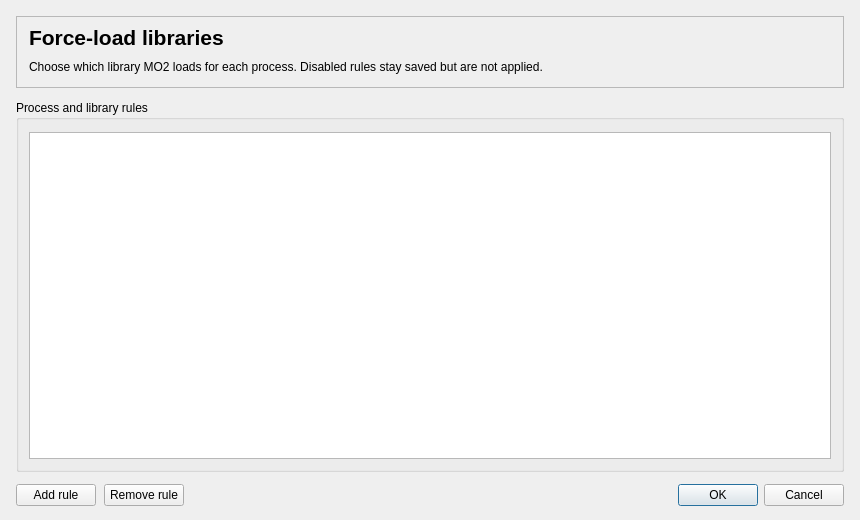
<?xml version="1.0" encoding="UTF-8"?>
<ui version="4.0">
 <class>ForcedLoadDialog</class>
 <widget class="QDialog" name="ForcedLoadDialog">
  <property name="geometry"><rect><x>0</x><y>0</y><width>860</width><height>520</height></rect></property>
  <property name="minimumSize"><size><width>680</width><height>420</height></size></property>
  <property name="windowTitle"><string>Force-load settings</string></property>
  <layout class="QVBoxLayout" name="verticalLayout">
   <property name="spacing"><number>12</number></property>
   <property name="leftMargin"><number>16</number></property>
   <property name="topMargin"><number>16</number></property>
   <property name="rightMargin"><number>16</number></property>
   <property name="bottomMargin"><number>14</number></property>
   <item>
    <widget class="QFrame" name="headerPanel">
     <property name="minimumSize"><size><width>0</width><height>72</height></size></property>
     <property name="frameShape"><enum>QFrame::StyledPanel</enum></property>
     <property name="frameShadow"><enum>QFrame::Plain</enum></property>
     <layout class="QVBoxLayout" name="headerLayout">
      <property name="spacing"><number>4</number></property>
      <property name="leftMargin"><number>12</number></property><property name="topMargin"><number>8</number></property>
      <property name="rightMargin"><number>12</number></property><property name="bottomMargin"><number>8</number></property>
      <item><widget class="QLabel" name="titleLabel"><property name="font"><font><pointsize>16</pointsize><weight>600</weight><bold>true</bold></font></property><property name="text"><string>Force-load libraries</string></property></widget></item>
      <item><widget class="QLabel" name="subtitleLabel"><property name="text"><string>Choose which library MO2 loads for each process. Disabled rules stay saved but are not applied.</string></property><property name="wordWrap"><bool>true</bool></property></widget></item>
     </layout>
    </widget>
   </item>
   <item>
    <widget class="QGroupBox" name="rulesGroup">
     <property name="title"><string>Process and library rules</string></property>
     <layout class="QVBoxLayout" name="rulesLayout">
      <property name="spacing"><number>6</number></property>
      <property name="leftMargin"><number>10</number></property><property name="topMargin"><number>12</number></property>
      <property name="rightMargin"><number>10</number></property><property name="bottomMargin"><number>10</number></property>
      <item>
       <widget class="QTableWidget" name="tableWidget">
        <property name="editTriggers"><set>QAbstractItemView::NoEditTriggers</set></property>
        <property name="selectionMode"><enum>QAbstractItemView::SingleSelection</enum></property>
        <property name="selectionBehavior"><enum>QAbstractItemView::SelectRows</enum></property>
        <property name="alternatingRowColors"><bool>true</bool></property>
        <property name="showGrid"><bool>false</bool></property>
        <property name="columnCount"><number>1</number></property>
        <attribute name="horizontalHeaderVisible"><bool>false</bool></attribute>
        <attribute name="horizontalHeaderStretchLastSection"><bool>true</bool></attribute>
        <column/>
       </widget>
      </item>
     </layout>
    </widget>
   </item>
   <item>
    <layout class="QHBoxLayout" name="horizontalLayout">
     <property name="spacing"><number>8</number></property>
     <item><widget class="QPushButton" name="addRowButton"><property name="toolTip"><string>Add a process and library rule.</string></property><property name="text"><string>Add rule</string></property><property name="autoDefault"><bool>false</bool></property></widget></item>
     <item><widget class="QPushButton" name="deleteRowButton"><property name="toolTip"><string>Remove the selected rule.</string></property><property name="text"><string>Remove rule</string></property><property name="autoDefault"><bool>false</bool></property></widget></item>
     <item><spacer name="footerSpacer"><property name="orientation"><enum>Qt::Horizontal</enum></property><property name="sizeHint" stdset="0"><size><width>40</width><height>20</height></size></property></spacer></item>
     <item><widget class="QDialogButtonBox" name="buttonBox"><property name="orientation"><enum>Qt::Horizontal</enum></property><property name="standardButtons"><set>QDialogButtonBox::Cancel|QDialogButtonBox::Ok</set></property></widget></item>
    </layout>
   </item>
  </layout>
 </widget>
 <resources/>
 <connections>
  <connection><sender>buttonBox</sender><signal>accepted()</signal><receiver>ForcedLoadDialog</receiver><slot>accept()</slot><hints><hint type="sourcelabel"><x>248</x><y>254</y></hint><hint type="destinationlabel"><x>157</x><y>274</y></hint></hints></connection>
  <connection><sender>buttonBox</sender><signal>rejected()</signal><receiver>ForcedLoadDialog</receiver><slot>reject()</slot><hints><hint type="sourcelabel"><x>316</x><y>260</y></hint><hint type="destinationlabel"><x>286</x><y>274</y></hint></hints></connection>
 </connections>
</ui>
